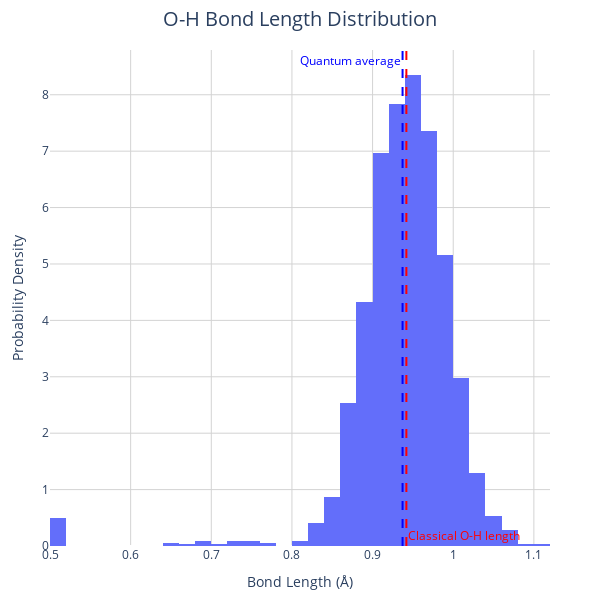

Notebook code for this chart:
### Markdown cell above
## 3. Bond Length Analysis

Both classical MD and PIMD show distributions of bond lengths, but for different physical reasons:

### Classical MD Distribution:
- Thermal fluctuations cause bonds to vibrate
- Distribution width increases with temperature
- Symmetric distribution around equilibrium length
- Bond vibrations follow classical mechanics

### PIMD Additional Features:
- Each atom is represented by P beads (ring polymer)
- Distribution includes both:
  1. Thermal fluctuations (as in classical MD)
  2. Quantum zero-point motion and tunneling effects
- Generally wider distribution than classical MD
- Often shows asymmetry due to anharmonicity

### Calculation Method:
1. For each frame in the trajectory:
   - Calculate O-H distances for all P beads
   - This gives P×2 distances (2 hydrogens) per frame
2. Combine all distances into one distribution:
   - All frames
   - All beads
   - Both O-H bonds

### Mathematical Expression:
For frame $t$, bead $i$, the O-H bond length is:

$r_{OH}^{(i,t)} = ||\mathbf{r}_H^{(i,t)} - \mathbf{r}_O^{(i,t)}||$

Total number of bond lengths = (number of frames) × (number of beads) × 2

The following cell performs this analysis and plots the resulting distribution.

### Code cell
def calculate_bond_lengths(positions):
    """Calculate O-H bond lengths in water molecule"""
    oh1 = np.linalg.norm(positions[:, 1] - positions[:, 0], axis=1)
    oh2 = np.linalg.norm(positions[:, 2] - positions[:, 0], axis=1)
    return oh1, oh2

# Calculate all O-H bond lengths
all_oh1, all_oh2 = [], []
for traj in trajectories:
    oh1, oh2 = calculate_bond_lengths(traj)
    all_oh1.extend(oh1)
    all_oh2.extend(oh2)
all_bonds = all_oh1 + all_oh2

# Create distribution plot
fig = go.Figure()
fig.add_trace(
    go.Histogram(
        x=all_bonds,
        nbinsx=50,
        name='O-H bonds',
        histnorm='probability density',
        hovertemplate='Bond Length: %{x:.3f} Å<br>Density: %{y:.3f}<extra></extra>'
    )
)

# Add reference lines
classical_length = 0.9419
mean_length = np.mean(all_bonds)
fig.add_vline(x=classical_length, line_dash="dash", line_color="red",
              annotation_text="Classical O-H length", annotation_position="bottom right",
              annotation=dict(font=dict(color="red")))
fig.add_vline(x=mean_length, line_dash="dash", line_color="blue",
              annotation_text="Quantum average", annotation_position="top left",
              annotation=dict(font=dict(color="blue")))

# Configure plot
fig.update_layout(
    plotly_layout,
    title={
        'text': 'O-H Bond Length Distribution',
        'font': {'size': 20},
        'y': 0.98,
        'x': 0.5,
        'xanchor': 'center',
        'yanchor': 'top'
    },
    xaxis_title='Bond Length (Å)',
    yaxis_title='Probability Density'
)
fig.show()

# Analyze quantum effects
std_length = np.std(all_bonds)
elongation = mean_length - classical_length
print("\nQuantum Effects on O-H Bond:")
print("-" * 30)
print(f"Classical length:     {classical_length:.4f} Å")
print(f"Quantum average:      {mean_length:.4f} Å")
print(f"Quantum elongation:   {elongation:.4f} Å  ({(elongation/classical_length)*100:.1f}%)")
print(f"Distribution width:   ±{2*std_length:.4f} Å  (95% confidence)")

### Figure 1 — Plotly figure (JSON) as saved in the notebook; plotly's stock layout.template omitted (floating-point values rounded to 4 significant figures; data arrays with more than 128 entries replaced by an {"elided": "..."} marker saying what was removed)
{"data": [{"histnorm": "probability density", "hovertemplate": "Bond Length: %{x:.3f} Å<br>Density: %{y:.3f}<extra></extra>", "name": "O-H bonds", "nbinsx": 50, "type": "histogram", "x": {"elided": "1616 float values"}}], "layout": {"annotations": [{"font": {"color": "red"}, "showarrow": false, "text": "Classical O-H length", "x": 0.9419, "xanchor": "left", "xref": "x", "y": 0, "yanchor": "bottom", "yref": "y domain"}, {"font": {"color": "blue"}, "showarrow": false, "text": "Quantum average", "x": 0.9372, "xanchor": "right", "xref": "x", "y": 1, "yanchor": "top", "yref": "y domain"}], "font": {"size": 12}, "height": 600, "hovermode": "closest", "margin": {"b": 50, "l": 50, "r": 50, "t": 50}, "plot_bgcolor": "white", "shapes": [{"line": {"color": "red", "dash": "dash"}, "type": "line", "x0": 0.9419, "x1": 0.9419, "xref": "x", "y0": 0, "y1": 1, "yref": "y domain"}, {"line": {"color": "blue", "dash": "dash"}, "type": "line", "x0": 0.9372, "x1": 0.9372, "xref": "x", "y0": 0, "y1": 1, "yref": "y domain"}], "title": {"font": {"size": 20}, "text": "O-H Bond Length Distribution", "x": 0.5, "xanchor": "center", "y": 0.98, "yanchor": "top"}, "width": 600, "xaxis": {"gridcolor": "LightGray", "gridwidth": 1, "showgrid": true, "title": {"text": "Bond Length (Å)"}}, "yaxis": {"gridcolor": "LightGray", "gridwidth": 1, "showgrid": true, "title": {"text": "Probability Density"}}}}
